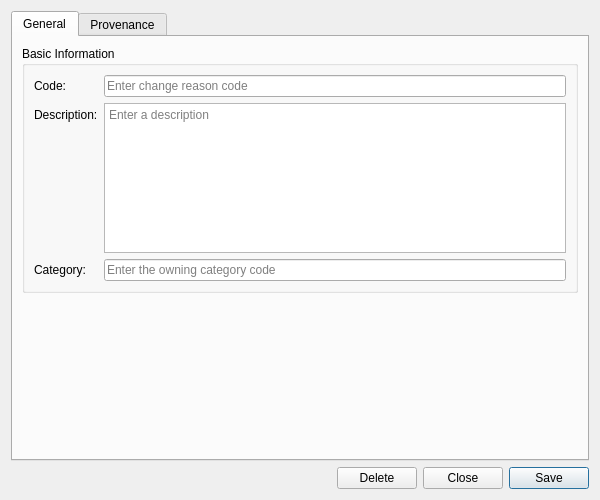
<?xml version="1.0" encoding="UTF-8"?>
<ui version="4.0">
 <class>ChangeReasonDetailDialog</class>
 <widget class="QWidget" name="ChangeReasonDetailDialog">
  <property name="geometry">
   <rect>
    <x>0</x>
    <y>0</y>
    <width>600</width>
    <height>500</height>
   </rect>
  </property>
  <property name="sizePolicy">
   <sizepolicy hsizetype="Preferred" vsizetype="Preferred">
    <horstretch>0</horstretch>
    <verstretch>0</verstretch>
   </sizepolicy>
  </property>
  <property name="minimumSize">
   <size>
    <width>600</width>
    <height>500</height>
   </size>
  </property>
  <property name="windowTitle">
   <string>Change Reason Details</string>
  </property>
  <layout class="QVBoxLayout" name="verticalLayout">
   <item>
    <widget class="QTabWidget" name="tabWidget">
     <property name="currentIndex"><number>0</number></property>
     <widget class="QWidget" name="generalTab">
      <attribute name="title"><string>General</string></attribute>
      <layout class="QVBoxLayout" name="generalLayout">
       <item>
        <widget class="QGroupBox" name="basicInfoGroup">
         <property name="title">
          <string>Basic Information</string>
         </property>
         <layout class="QFormLayout" name="formLayout">
          <item row="0" column="0">
           <widget class="QLabel" name="labelCode">
            <property name="text">
             <string>Code:</string>
            </property>
           </widget>
          </item>
          <item row="0" column="1">
           <widget class="QLineEdit" name="codeEdit">
            <property name="placeholderText">
             <string>Enter change reason code</string>
            </property>
            <property name="readOnly">
             <bool>true</bool>
            </property>
           </widget>
          </item>
          <item row="1" column="0">
           <widget class="QLabel" name="labelDescription">
            <property name="text">
             <string>Description:</string>
            </property>
           </widget>
          </item>
          <item row="1" column="1">
           <widget class="QPlainTextEdit" name="descriptionEdit">
            <property name="minimumSize">
             <size>
              <width>0</width>
              <height>80</height>
             </size>
            </property>
            <property name="maximumSize">
             <size>
              <width>16777215</width>
              <height>150</height>
             </size>
            </property>
            <property name="placeholderText">
             <string>Enter a description</string>
            </property>
           </widget>
          </item>
          <item row="2" column="0">
           <widget class="QLabel" name="labelCategoryCode">
            <property name="text">
             <string>Category:</string>
            </property>
           </widget>
          </item>
          <item row="2" column="1">
           <widget class="QLineEdit" name="categoryCodeEdit">
            <property name="placeholderText">
             <string>Enter the owning category code</string>
            </property>
           </widget>
          </item>
         </layout>
        </widget>
       </item>
       <item>
        <spacer name="verticalSpacer">
         <property name="orientation">
          <enum>Qt::Vertical</enum>
         </property>
         <property name="sizeHint" stdset="0">
          <size>
           <width>20</width>
           <height>40</height>
          </size>
         </property>
        </spacer>
       </item>
      </layout>
     </widget>
     <widget class="QWidget" name="provenanceTab">
      <attribute name="title"><string>Provenance</string></attribute>
      <layout class="QVBoxLayout" name="provenanceTabLayout">
       <item>
        <widget class="ores::qt::ProvenanceWidget" name="provenanceWidget" native="true"/>
       </item>
      </layout>
     </widget>
    </widget>
   </item>
   <item>
    <layout class="QHBoxLayout" name="buttonLayout">
     <item>
      <spacer name="horizontalSpacer">
       <property name="orientation">
        <enum>Qt::Horizontal</enum>
       </property>
       <property name="sizeHint" stdset="0">
        <size>
         <width>40</width>
         <height>20</height>
        </size>
       </property>
      </spacer>
     </item>
     <item>
      <widget class="QPushButton" name="deleteButton">
       <property name="text">
        <string>Delete</string>
       </property>
      </widget>
     </item>
     <item>
      <widget class="QPushButton" name="closeButton">
       <property name="text">
        <string>Close</string>
       </property>
      </widget>
     </item>
     <item>
      <widget class="QPushButton" name="saveButton">
       <property name="text">
        <string>Save</string>
       </property>
       <property name="default">
        <bool>true</bool>
       </property>
      </widget>
     </item>
    </layout>
   </item>
  </layout>
 </widget>
 <customwidgets>
  <customwidget>
   <class>ores::qt::ProvenanceWidget</class>
   <extends>QWidget</extends>
   <header>ores.qt/ProvenanceWidget.hpp</header>
  </customwidget>
 </customwidgets>
 <resources/>
 <connections/>
</ui>
